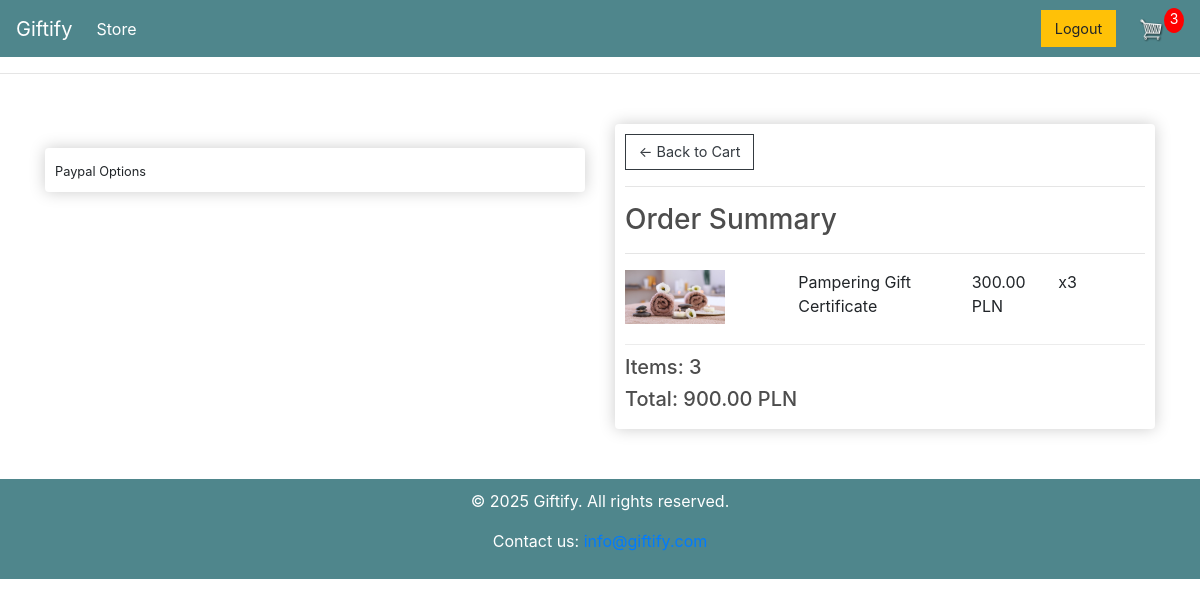
/checkout/ (signed in), run on an earlier commit of the app's database.
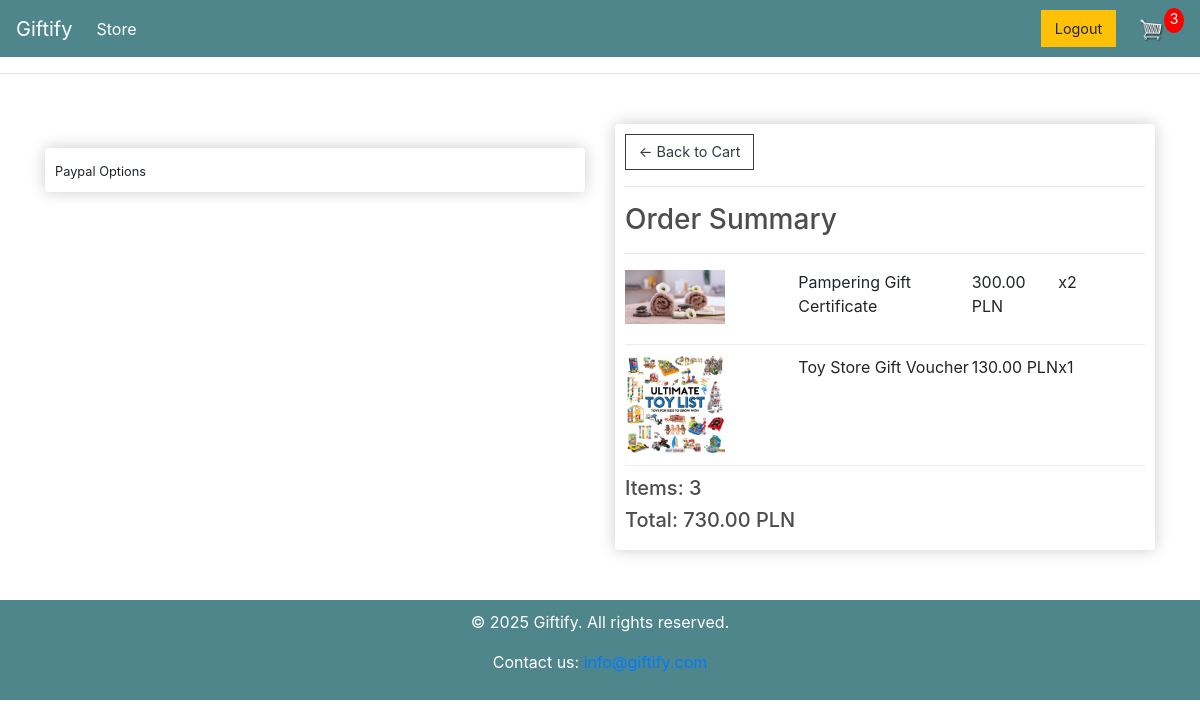
And on a later commit of the database.
### store/models.py (models this page shows, shortened)
class OrderItem(models.Model):
    product = models.ForeignKey(Product, on_delete=models.SET_NULL, null=True)
    order = models.ForeignKey(Order, on_delete=models.SET_NULL, null=True)
    quantity = models.IntegerField(default=0)
    date_added = models.DateTimeField(auto_now_add=True)
    @property
    def get_total(self):
        total = self.product.price * self.quantity
        return total

class Product(models.Model, Subject):
    name = models.CharField(max_length=200)
    price = models.DecimalField(max_digits=7, decimal_places=2)
    category = models.ForeignKey(Category, on_delete=models.SET_NULL, null=True)
    place = models.CharField(max_length=200, null=True, blank=True)
    image = models.ImageField(null=True, blank=True)
    discount = models.FloatField(default=0, help_text="Discount percentage (0-100)")
    special_mark = models.CharField(max_length=200, null=True, blank=True, help_text="Special mark for the product")
    @property
    def imageURL(self):
        try:
            url = self.image.url
        except:
            url = ""
        return url

class Order(models.Model):
    customer = models.ForeignKey(Customer, on_delete=models.SET_NULL, null=True)
    date_ordered = models.DateTimeField(auto_now_add=True)
    complete = models.BooleanField(default=False)
    transaction_id = models.CharField(max_length=100, null=True)
    @property
    def get_cart_total(self):
        orderitems = self.orderitem_set.all()
        total = sum([item.get_total for item in orderitems])
        return total
    @property
    def get_cart_items(self):
        orderitems = self.orderitem_set.all()
        total = sum([item.quantity for item in orderitems])
        return total

### store/views.py (the view)
# urls.py: path("checkout/", views.checkout, name="checkout"),
def checkout(request):
    data = cartData(request)
    cartItems = data['cartItems']
    order = data['order']
    items = data['items']
    if request.user.is_authenticated:
        if not hasattr(request.user, 'customer'):
            Customer.objects.create(user=request.user)
    context = {"items": items, "order": order, "cartItems": cartItems}
    return render(request, "store/checkout.html", context)

### store/utils.py (called while the page is built)
def cartData(request):
	if request.user.is_authenticated:
		customer = request.user.customer
		order, created = Order.objects.get_or_create(customer=customer, complete=False)
		items = order.orderitem_set.all()
		cartItems = order.get_cart_items
	else:
		cookiesData = cookieCart(request)
		cartItems = cookiesData['cartItems']
		order = cookiesData['order']
		items = cookiesData['items']
	return {'cartItems':cartItems ,'order':order, 'items':items}

### store/templates/store/checkout.html (shortened to what this page needs)
{% extends 'store/main.html' %} {% load static %} {% block content %}
<link rel="stylesheet" type="text/css" href="{% static 'css/checkout.css' %}" />
<div class="row">
  <div class="col-lg-6">
    <br />
    <div class="box-element hidden" id="payment-info">
      <small>Paypal Options</small>
    </div>
  </div>
  <div class="col-lg-6">
    <div class="box-element">
      <a class="btn btn-outline-dark" href="{% url 'cart' %}"
        >&#x2190; Back to Cart</a
      >
      <hr />
      <h3>Order Summary</h3>
      <hr />
      {% for item in items %}
      <div class="cart-row">
        <div style="flex: 2">
          <img class="row-image" src="{{item.product.imageURL}}" />
        </div>
        <div style="flex: 2"><p>{{item.product.name}}</p></div>
        <div style="flex: 1">
          <p>{{item.product.price|floatformat:2}} PLN</p>
        </div>
        <div style="flex: 1"><p>x{{item.quantity}}</p></div>
      </div>
      {% endfor %}
      <h5>Items: {{order.get_cart_items}}</h5>
      <h5>Total: {{order.get_cart_total|floatformat:2}} PLN</h5>
    </div>
  </div>
</div>
{% endblock content %}

What changed in the data, as far as the page shows it:
changed OrderItem "Pampering Gift Certificate": quantity "3" → "2"
added OrderItem: product.imageURL (picture), product.name "Toy Store Gift Voucher", product.price "130.00", quantity "1"
changed through a linked row, Order: get_cart_total "900.00" → "730.00"
